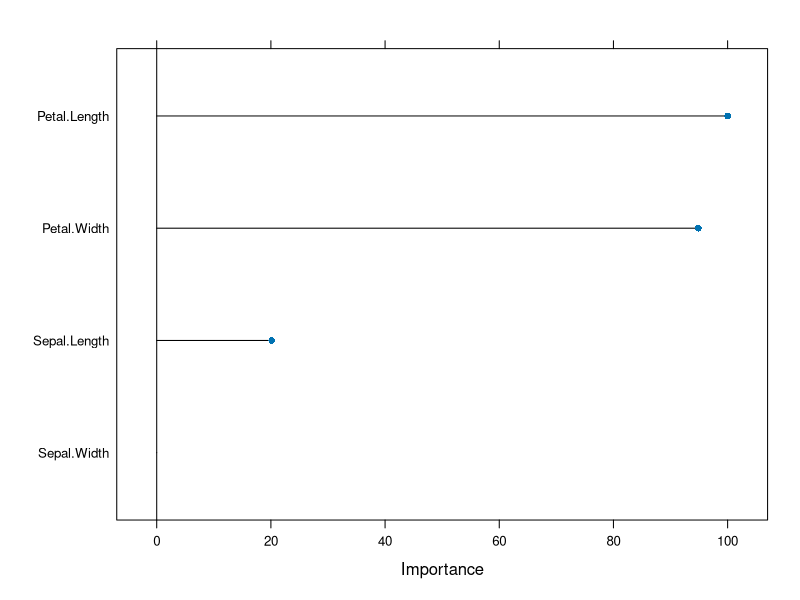

Write R code to recreate this figure.
## ---- chunk 1
knitr::opts_chunk$set(echo = TRUE, warning=FALSE)
## ---- chunk 2
library('kableExtra')
library('tidyverse')
library('caret')

# Output function for printing to pdf
tbl_out = function(df, rows = 10){
  head(df, rows) %>%
    kable() %>%
    kable_styling()
  }
## ---- chunk 3
dat = iris %>% as_tibble()
tbl_out(dat)
## ---- chunk 4
# Step 1: Class variable 
set.seed(123)
dat_clean <- dat %>% rename(Class = Species) 

dat_clean <- dat_clean %>% mutate(id = row_number())

# Step 2: Train Split
dat_train <- dat_clean %>%
 sample_frac(0.75)

dat_test <- dat_clean %>%
 anti_join(dat_train, by = 'id') %>%
 select(-id)

dat_train <- dat_train %>%
 select(-id)

# Step 3: Pre Process - Standarize Training Data
mod_pp <- preProcess(dat_train, method = c('scale','center'))
dat_train_pp <- predict(mod_pp, dat_train) 

## ---- chunk 5
# Step 4: Resample as needed
dat_train_up <- upSample(x = dat_train_pp %>% select(-Class), y = dat_train_pp$Class)
## ---- chunk 6
# Step 5: Train a Model
train_control <- trainControl(
  method = 'cv',
  number = 5
)

model_ranger = train(
  dat_train_up %>% select(-Class),
  dat_train_up$Class,
  method = "ranger",
  importance = "impurity",
  trControl = train_control,
)

model_ranger

## ---- chunk 7
# Step 6: Scaled Test Data
dat_test_pp <- predict(mod_pp, dat_test)
## ---- chunk 8
# Step 7: Predict from scaled test data
predictions <- predict(model_ranger, dat_test_pp)
## ---- chunk 9
# Step 8: Anaylize Confusion matrix (Actuals => $Class)
confusionMatrix(predictions, dat_test_pp$Class)
## ---- chunk 10
# Step 9: Variable importance
plot(varImp(model_ranger))
